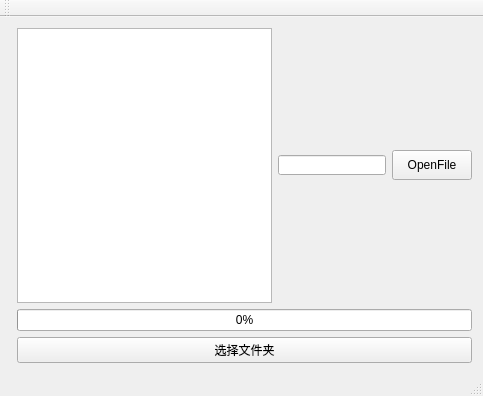
<?xml version="1.0" encoding="UTF-8"?>
<ui version="4.0">
 <class>MainWindow</class>
 <widget class="QMainWindow" name="MainWindow">
  <property name="geometry">
   <rect>
    <x>0</x>
    <y>0</y>
    <width>483</width>
    <height>396</height>
   </rect>
  </property>
  <property name="windowTitle">
   <string>MainWindow</string>
  </property>
  <widget class="QWidget" name="centralWidget">
   <layout class="QFormLayout" name="formLayout">
    <item row="0" column="1">
     <layout class="QHBoxLayout" name="horizontalLayout">
      <item>
       <widget class="QTextEdit" name="textEdit">
        <property name="maximumSize">
         <size>
          <width>300</width>
          <height>1000</height>
         </size>
        </property>
        <property name="readOnly">
         <bool>true</bool>
        </property>
       </widget>
      </item>
      <item>
       <widget class="QLineEdit" name="lineEdit">
        <property name="maximumSize">
         <size>
          <width>200</width>
          <height>20</height>
         </size>
        </property>
        <property name="readOnly">
         <bool>true</bool>
        </property>
       </widget>
      </item>
      <item>
       <widget class="QPushButton" name="pushButton_openFile">
        <property name="maximumSize">
         <size>
          <width>100</width>
          <height>30</height>
         </size>
        </property>
        <property name="text">
         <string>OpenFile</string>
        </property>
       </widget>
      </item>
     </layout>
    </item>
    <item row="1" column="1">
     <widget class="QProgressBar" name="progressBar">
      <property name="value">
       <number>0</number>
      </property>
     </widget>
    </item>
    <item row="2" column="1">
     <widget class="QPushButton" name="pushButton_openDir">
      <property name="text">
       <string>选择文件夹</string>
      </property>
      <property name="autoDefault">
       <bool>false</bool>
      </property>
     </widget>
    </item>
   </layout>
  </widget>
  <widget class="QMenuBar" name="menuBar">
   <property name="geometry">
    <rect>
     <x>0</x>
     <y>0</y>
     <width>483</width>
     <height>23</height>
    </rect>
   </property>
  </widget>
  <widget class="QToolBar" name="mainToolBar">
   <attribute name="toolBarArea">
    <enum>TopToolBarArea</enum>
   </attribute>
   <attribute name="toolBarBreak">
    <bool>false</bool>
   </attribute>
  </widget>
  <widget class="QStatusBar" name="statusBar"/>
 </widget>
 <layoutdefault spacing="6" margin="11"/>
 <resources/>
 <connections/>
</ui>
